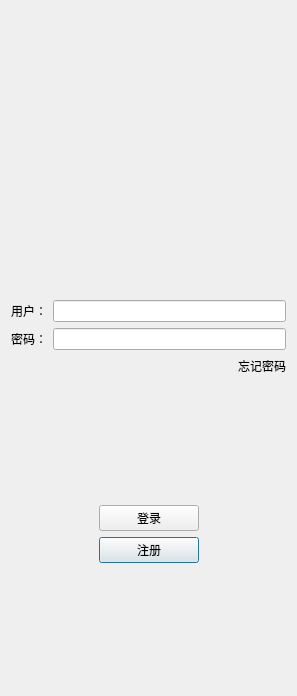
<?xml version="1.0" encoding="UTF-8"?>
<ui version="4.0">
 <class>LoginDialog</class>
 <widget class="QDialog" name="LoginDialog">
  <property name="geometry">
   <rect>
    <x>0</x>
    <y>0</y>
    <width>297</width>
    <height>696</height>
   </rect>
  </property>
  <property name="windowTitle">
   <string>Dialog</string>
  </property>
  <layout class="QGridLayout" name="gridLayout_2">
   <item row="4" column="0">
    <spacer name="verticalSpacer">
     <property name="orientation">
      <enum>Qt::Orientation::Vertical</enum>
     </property>
     <property name="sizeHint" stdset="0">
      <size>
       <width>20</width>
       <height>108</height>
      </size>
     </property>
    </spacer>
   </item>
   <item row="5" column="0">
    <layout class="QHBoxLayout" name="horizontalLayout">
     <item>
      <widget class="QLabel" name="LoginUserLabel">
       <property name="text">
        <string>用户：</string>
       </property>
      </widget>
     </item>
     <item>
      <widget class="QLineEdit" name="LoginUserlineEdit">
       <property name="maximumSize">
        <size>
         <width>16777215</width>
         <height>16777215</height>
        </size>
       </property>
      </widget>
     </item>
    </layout>
   </item>
   <item row="10" column="0">
    <layout class="QHBoxLayout" name="horizontalLayout_6">
     <item>
      <spacer name="horizontalSpacer_4">
       <property name="orientation">
        <enum>Qt::Orientation::Horizontal</enum>
       </property>
       <property name="sizeHint" stdset="0">
        <size>
         <width>40</width>
         <height>20</height>
        </size>
       </property>
      </spacer>
     </item>
     <item>
      <widget class="QPushButton" name="registerpushButton">
       <property name="sizePolicy">
        <sizepolicy hsizetype="Minimum" vsizetype="Fixed">
         <horstretch>0</horstretch>
         <verstretch>0</verstretch>
        </sizepolicy>
       </property>
       <property name="minimumSize">
        <size>
         <width>100</width>
         <height>20</height>
        </size>
       </property>
       <property name="text">
        <string>注册</string>
       </property>
      </widget>
     </item>
     <item>
      <spacer name="horizontalSpacer_5">
       <property name="orientation">
        <enum>Qt::Orientation::Horizontal</enum>
       </property>
       <property name="sizeHint" stdset="0">
        <size>
         <width>40</width>
         <height>20</height>
        </size>
       </property>
      </spacer>
     </item>
    </layout>
   </item>
   <item row="6" column="0">
    <layout class="QHBoxLayout" name="horizontalLayout_3">
     <item>
      <widget class="QLabel" name="LoginPasswordLable">
       <property name="text">
        <string>密码：</string>
       </property>
      </widget>
     </item>
     <item>
      <widget class="QLineEdit" name="LoginPasswordlineEdit">
       <property name="enabled">
        <bool>true</bool>
       </property>
       <property name="sizePolicy">
        <sizepolicy hsizetype="Expanding" vsizetype="Fixed">
         <horstretch>0</horstretch>
         <verstretch>0</verstretch>
        </sizepolicy>
       </property>
       <property name="maximumSize">
        <size>
         <width>16777215</width>
         <height>16777215</height>
        </size>
       </property>
       <property name="echoMode">
        <enum>QLineEdit::EchoMode::Password</enum>
       </property>
      </widget>
     </item>
    </layout>
   </item>
   <item row="8" column="0">
    <spacer name="verticalSpacer_2">
     <property name="orientation">
      <enum>Qt::Orientation::Vertical</enum>
     </property>
     <property name="sizeHint" stdset="0">
      <size>
       <width>20</width>
       <height>109</height>
      </size>
     </property>
    </spacer>
   </item>
   <item row="9" column="0">
    <layout class="QHBoxLayout" name="horizontalLayout_5">
     <item>
      <spacer name="horizontalSpacer_2">
       <property name="orientation">
        <enum>Qt::Orientation::Horizontal</enum>
       </property>
       <property name="sizeHint" stdset="0">
        <size>
         <width>40</width>
         <height>20</height>
        </size>
       </property>
      </spacer>
     </item>
     <item>
      <widget class="QPushButton" name="Login_pushButton">
       <property name="minimumSize">
        <size>
         <width>100</width>
         <height>20</height>
        </size>
       </property>
       <property name="text">
        <string>登录</string>
       </property>
      </widget>
     </item>
     <item>
      <spacer name="horizontalSpacer_3">
       <property name="orientation">
        <enum>Qt::Orientation::Horizontal</enum>
       </property>
       <property name="sizeHint" stdset="0">
        <size>
         <width>40</width>
         <height>20</height>
        </size>
       </property>
      </spacer>
     </item>
    </layout>
   </item>
   <item row="7" column="0">
    <layout class="QHBoxLayout" name="horizontalLayout_4">
     <item>
      <spacer name="horizontalSpacer">
       <property name="orientation">
        <enum>Qt::Orientation::Horizontal</enum>
       </property>
       <property name="sizeHint" stdset="0">
        <size>
         <width>40</width>
         <height>20</height>
        </size>
       </property>
      </spacer>
     </item>
     <item>
      <widget class="QPushButton" name="pushButton">
       <property name="cursor">
        <cursorShape>PointingHandCursor</cursorShape>
       </property>
       <property name="styleSheet">
        <string notr="true">QPushButton
{
	border-radius:0x;
	background-repeat:no-repeat;
	border:none;
	background-position:center center;
}
QPushButton:hevar{
	background-color:rgb(230,0,0,0.5);
}
QPushButton:pressed{
	background-color:rgba(95,95,95,100);
	border-color:rgba(255,255,255,30);
	border-style:inset;
	color:rgba(0,0,0,100);
}</string>
       </property>
       <property name="text">
        <string>忘记密码</string>
       </property>
      </widget>
     </item>
    </layout>
   </item>
   <item row="0" column="0">
    <widget class="QWidget" name="widget" native="true">
     <layout class="QGridLayout" name="gridLayout">
      <item row="0" column="0">
       <spacer name="horizontalSpacer_6">
        <property name="orientation">
         <enum>Qt::Orientation::Horizontal</enum>
        </property>
        <property name="sizeHint" stdset="0">
         <size>
          <width>40</width>
          <height>20</height>
         </size>
        </property>
       </spacer>
      </item>
      <item row="0" column="1">
       <widget class="QPushButton" name="CloseButton">
        <property name="cursor">
         <cursorShape>PointingHandCursor</cursorShape>
        </property>
        <property name="styleSheet">
         <string notr="true">QPushButton
{
	border-radius:0x;
	background-repeat:no-repeat;
	border:none;
	background-position:center center;
}
QPushButton:hevar{
	background-color:rgb(230,0,0,0.5);
}
QPushButton:pressed{
	background-color:rgba(95,95,95,100);
	border-color:rgba(255,255,255,30);
	border-style:inset;
	color:rgba(0,0,0,100);
}</string>
        </property>
        <property name="text">
         <string/>
        </property>
        <property name="icon">
         <iconset resource="res.qrc">
          <normaloff>:/png/button/close.png</normaloff>:/png/button/close.png</iconset>
        </property>
        <property name="iconSize">
         <size>
          <width>32</width>
          <height>32</height>
         </size>
        </property>
       </widget>
      </item>
     </layout>
    </widget>
   </item>
   <item row="11" column="0">
    <spacer name="verticalSpacer_3">
     <property name="orientation">
      <enum>Qt::Orientation::Vertical</enum>
     </property>
     <property name="sizeHint" stdset="0">
      <size>
       <width>20</width>
       <height>108</height>
      </size>
     </property>
    </spacer>
   </item>
   <item row="1" column="0">
    <spacer name="verticalSpacer_5">
     <property name="orientation">
      <enum>Qt::Orientation::Vertical</enum>
     </property>
     <property name="sizeHint" stdset="0">
      <size>
       <width>20</width>
       <height>40</height>
      </size>
     </property>
    </spacer>
   </item>
  </layout>
 </widget>
 <resources>
  <include location="res.qrc"/>
 </resources>
 <connections/>
</ui>
